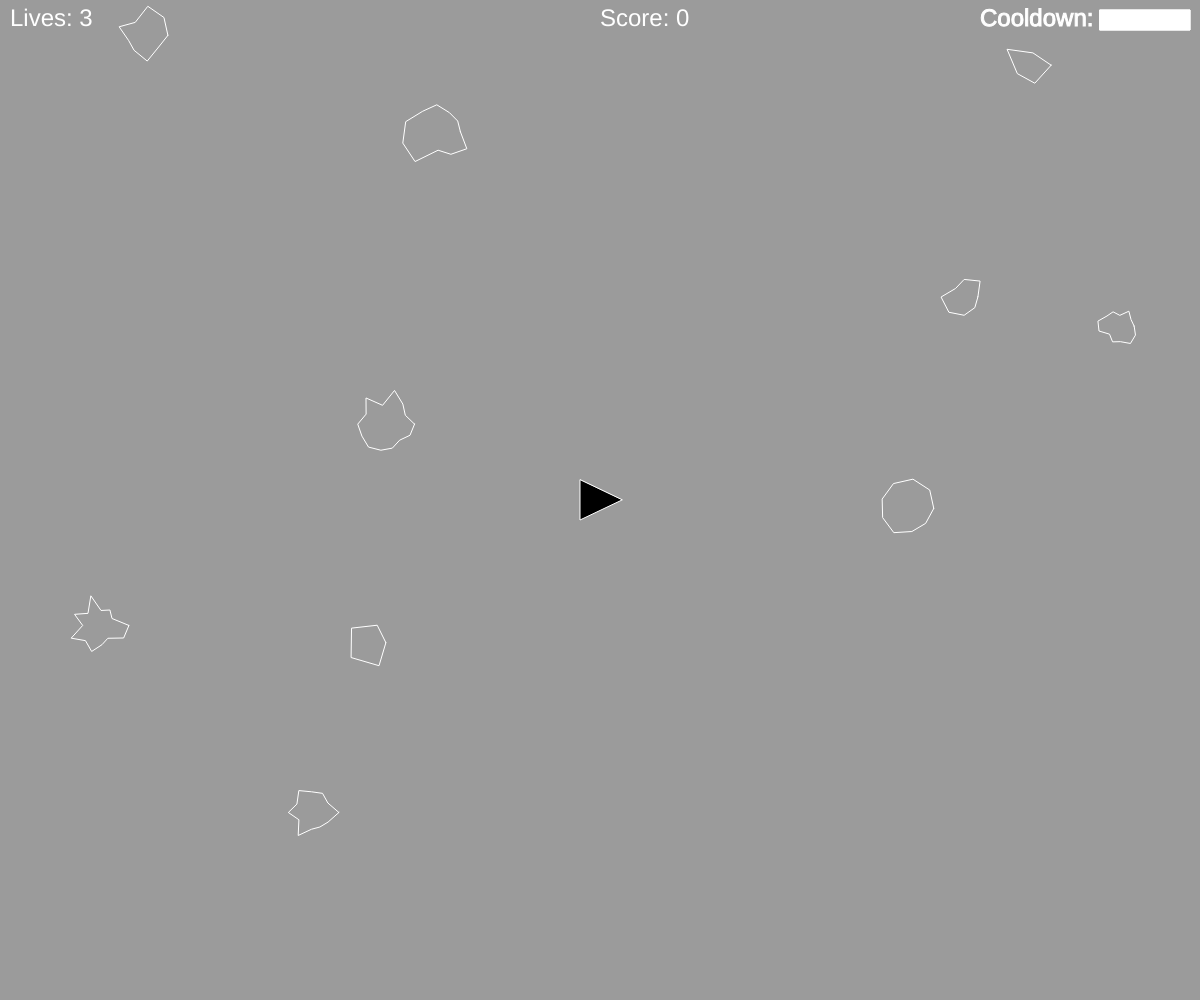
Frame 1 (no input)
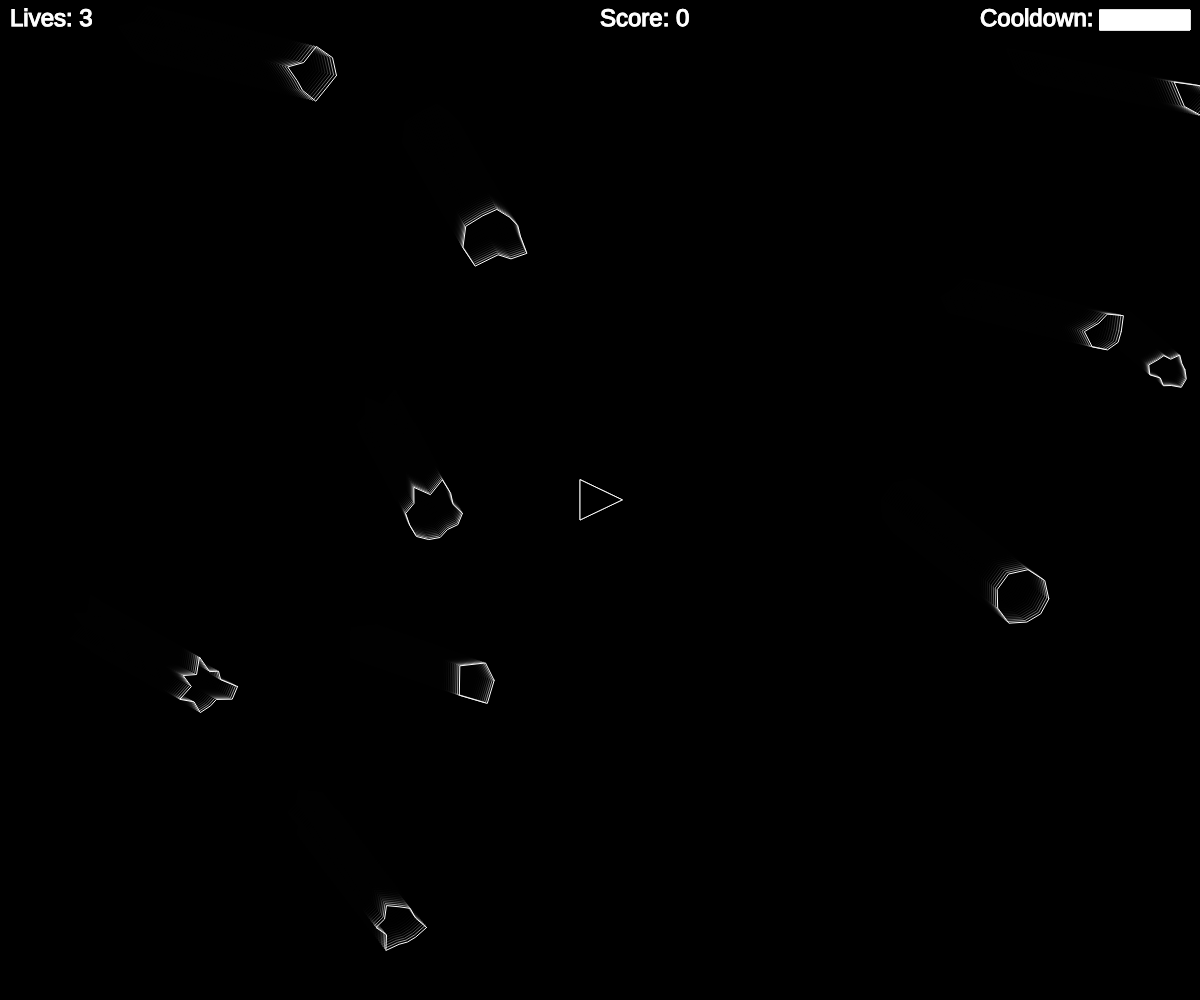
Frame 60 (no input)
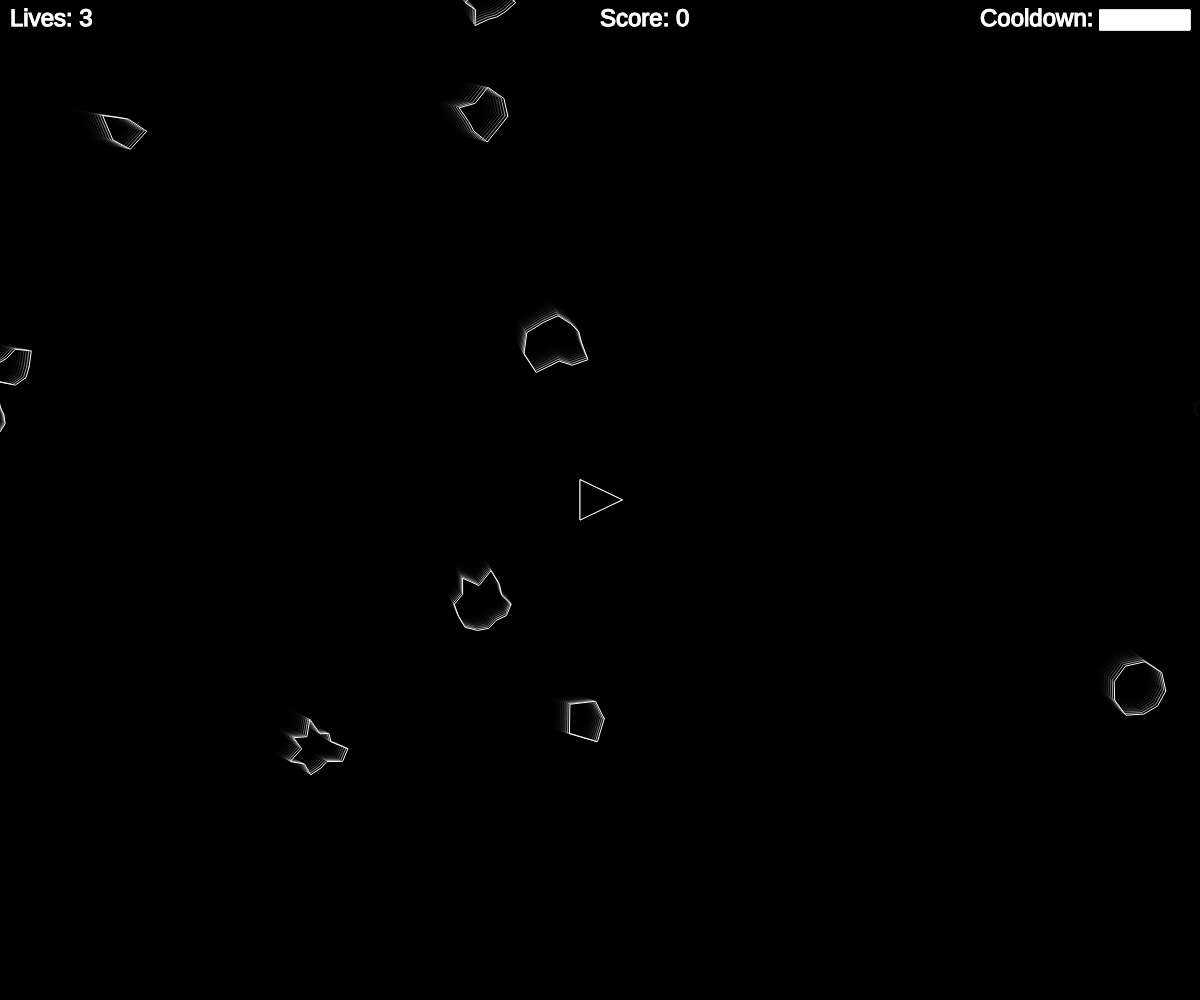
Frame 120 (the mouse pressed at the canvas centre since frame 60)

The p5.js sketch that drew these frames (run headless with seeded random() and noise() and a simulated clock; from frame 60 on, the mouse is pressed at the canvas centre):

// p5.js sketch
// ── sketch.js
let ship, cooldown;
let total = 10;
let score = 0;
let lives = 3;
let asteroids = []; 
let lasers = [];
let hide = 0;
let start = 0;

function setup() {
	createCanvas(windowWidth, windowHeight);
	ship = new Ship();
	
	for (let i = 0; i < total; i++) {
		asteroids.push(new Asteroid());
	}
	
	cooldown = new Bar(width - 100, 10, 1, 90, 20);
}

let count;
function draw() {
	background(0, 100);
	
  	if (lives > 0) {
  		for (let i = 0; i < asteroids.length; i++) {
  			if (ship.hits(asteroids[i]) && !ship.invincible) {
  				ship.invincible = true;
  				count = 100;
  				
  				ship.pos.x = width / 2;
  				ship.pos.y = height / 2;
  				
  				ship.vel = createVector(0, 0);
  				lives --;
  			}
  			
  			asteroids[i].render();
  			asteroids[i].update();
  			asteroids[i].edges();
  		}
  		if (asteroids.length == 0) {
  			total += 5;
  			
  			for (let i = 0; i < total; i++) {
				asteroids.push(new Asteroid());
			}
  		}
  			
  		for (let i = lasers.length - 1; i >= 0; i--) {
  			lasers[i].render();
  			lasers[i].update();
  			
  			if (lasers[i].offscreen()) {
  				lasers.splice(i, 1);
  			} else {
  				for (let j = asteroids.length - 1; j >= 0; j--) {
  					if (lasers[i].hits(asteroids[j])) {
  						if (asteroids[j].r >= 17) {
  							let newAsteroids = asteroids[j].breakup();
  							asteroids.push(newAsteroids[0]);
  							asteroids.push(newAsteroids[1]);
  						}
  						
  						score += floor(asteroids[j].r * 2);
  						asteroids.splice(j, 1);
  						lasers.splice(i, 1);
  						break;
  					}
  				}
  			}
  		}
  		
  		console.log(lasers.length);
  		
  		if (hide < 1) {
  			ship.render();
  			ship.turn();
  			ship.update();
  			ship.edges();
  		} else {
  			if (frameCount - start + 1 > 50) {
  				hide = 0;
  				ship.hyperSpace();
  			}
  		}
  		
  		textSize(24);
  		fill(255);
  		
  		text("Score: " + score, width / 2, 26);
  		text("Lives: " + lives, 10, 26);
  		
  		cooldown.show();
  		cooldown.update();
  	} else {
  		textSize(100);
  		text("You lose", width / 2 - 200, height / 2);
  	}
  	
  	if (count > 0) {
  		ship.invincible = true;
  	} else {
  		ship.invincible = false;
  	}
  	
  	count --;
}

function keyReleased() {
	ship.setRotation(0);
	ship.boosting(false);
}

function keyPressed() {
	if (key == ' ') {
		lasers.push(new Laser(ship.pos, ship.angle));
	} else if (keyCode == RIGHT_ARROW) {
		ship.setRotation(.1);
	} else if (keyCode == LEFT_ARROW) {
		ship.setRotation(-.1);
	} else if (keyCode == UP_ARROW) {
		ship.boosting(true);
	} else if (keyCode == DOWN_ARROW) {
		if (cooldown.bar > .9) {
			hide = 1;
			cooldown.bar -= .9;
			start = frameCount;
		}
	}
}


// ── asteroids.js
function Asteroid(pos, r) {
	this.vel = createVector(random(width), random(height));
	this.vel.setMag(random(1, 3));
	this.total = floor(random(5, 15));
	this.offset = [];
	
	if (pos) {
		this.pos = pos.copy();
	} else {
		this.pos = createVector(random(width), random(height));
	}
	
	if (r) {
		this.r = r / 2;
	} else {
		this.r = random(15,30);
	}
	
	for (var i = 0; i < this.total; i++) {
		this.offset[i] = random(-this.r / 2.5, this.r / 2.5);
	}
	
	this.edges = function() {
		if (this.pos.x > width + this.r) {
			this.pos.x = -this.r;
		} else if (this.pos.x < -this.r) {
			this.pos.x = width + this.r;
		}
		if (this.pos.y > height + this.r) {
			this.pos.y = -this.r;
		} else if (this.pos.y < -this.r) {
			this.pos.y = height + this.r;
		}
	}
	
	this.update = function() {
		this.pos.add(this.vel);
	}

	this.render = function() {
		push();
		
		stroke(255);
		noFill();
		translate(this.pos.x, this.pos.y);
		beginShape();
		
		for (var i = 0; i < this.total; i ++) {
			var angle = map(i, 0, this.total, 0, TWO_PI);
			var r = this.r + this.offset[i];
			var x = r * cos(angle);
			var y = r * sin(angle);
			vertex(x, y);
		}
		
		endShape(CLOSE);
		
		pop();
	}
	
	this.breakup = function() {
		var newA = [];
		newA[0] = new Asteroid(this.pos, this.r);
		newA[1] = new Asteroid(this.pos, this.r);
		return newA;
	}
}
// ── cooldown.js
function Bar(x, y, fillPercent, w, h) {
	this.x = x;
	this.y = y;
	this.bar = fillPercent;
	
	this.w = w;
	this.h = h;
	
	this.show = function() {
		fill(0);
		stroke(255);
		rect(this.x, this.y, this.w, this.h);
		fill(255);
		rect(this.x, this.y, this.w * this.bar, this.h);
		textSize(24);
  		fill(255);
  		
  		text("Cooldown: ", width - this.w - 130, 26);
	}
	
	this.update = function() {
		if (this.bar < 1) {
			this.bar += 0.001;
		}
	}
}
// ── laser.js
function Laser(spos, sangle) {
	this.pos = createVector(spos.x, spos.y);
	this.vel = p5.Vector.fromAngle(sangle);
	this.vel.mult(10);
	
	this.update = function() {
		this.pos.add(this.vel);
	}
	
	this.render = function() {
		push();
		stroke(255);
		strokeWeight(4);
		point(this.pos.x, this.pos.y);
		pop();
	}
	
	this.hits = function(asteroid) {
		let d = dist(this.pos.x, this.pos.y, asteroid.pos.x, asteroid.pos.y);
		
		if (d < asteroid.r) {
			return true;
		} else {
			return false;
		}
		
	}
	
	this.offscreen = function() {
		if (this.pos.x > width || this.pos.x < 0) {
			return true;
		}
		
		if (this.pos.y > height || this.pos.y < 0) {
			return true;
		}
		
		return false;
	}
}
// ── ship.js
function Ship() {
	this.pos = createVector(width / 2, height / 2);
	this.r = 20;
	this.angle = 0;
	this.rotation = 0;
	this.vel = createVector(0, 0);
	this.isBoosting = false;
	this.invincible = false;
	
	this.boosting = function(b) {
		this.isBoosting = b;
	}
	
	this.update = function() {
		this.pos.add(this.vel);
		this.vel.mult(.99);
		
		if (this.isBoosting) {
  			ship.boost();
 		 }
	}
	
	this.boost = function() {
		let force = p5.Vector.fromAngle(this.angle);
		force.mult(0.5);
		this.vel.add(force);
	}
	
	this.setRotation = function(angle) {
		this.rotation = angle;
	}
	
	this.edges = function() {
		if (this.pos.x > width + this.r) {
			this.pos.x = -this.r;
		} else if (this.pos.x < -this.r) {
			this.pos.x = width + this.r;
		}
		
		if (this.pos.y > height + this.r) {
			this.pos.y = -this.r;
		} else if (this.pos.y < -this.r) {
			this.pos.y = height + this.r;
		}
	}
	
	this.turn = function() {
		this.angle += this.rotation;
	}
	
	this.render = function() {
		push();
		
		translate(this.pos.x, this.pos.y);
		rotate(this.angle + PI / 2);
		fill(0);
		stroke(255);
		triangle(-this.r, this.r, this.r, this.r, 0, -this.r - 2);
		
		pop();
	}
	
	this.hits = function(asteroid) {
		let d = dist(this.pos.x, this.pos.y, asteroid.pos.x, asteroid.pos.y);
		if (d < this.r + asteroid.r) {
			return true;
		} else {
			return false;
		}
	}
	
	this.hyperSpace = function() {
		this.pos.x += 300 * cos(this.angle);
		this.pos.y += 300 * sin(this.angle);
	}
}
